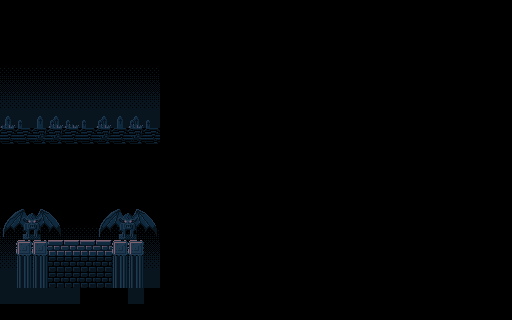

This game map was drawn from its Tiled (.tmx) file and the tilesets committed beside it. A one-line description and the full map source follow:
An orthogonal 32x20 tile map with 16x16 px tiles, 4 tile layers (Tile Layer 1, Tile Layer 2, Tile Layer 3, Tile Layer 4).

<map version="1.5" tiledversion="1.7.2" orientation="orthogonal" renderorder="right-down" width="32" height="20" tilewidth="16" tileheight="16" infinite="0" nextlayerid="6" nextobjectid="1">
 <tileset firstgid="1" source="../../Assets/Images/soulpieces.tsx" />
 <layer id="1" name="Tile Layer 1" width="32" height="20">
  <data encoding="csv">
0,0,0,0,0,0,0,0,0,0,0,0,0,0,0,0,0,0,0,0,0,0,0,0,0,0,0,0,0,0,0,0,
0,0,0,0,0,0,0,0,0,0,0,0,0,0,0,0,0,0,0,0,0,0,0,0,0,0,0,0,0,0,0,0,
5,5,5,5,5,5,5,5,5,5,0,0,0,0,0,0,0,0,0,0,0,0,0,0,0,0,0,0,0,0,0,0,
5,5,5,5,5,5,5,5,5,5,0,0,0,0,0,0,0,0,0,0,0,0,0,0,0,0,0,0,0,0,0,0,
21,21,21,21,21,21,21,21,21,21,0,0,0,0,0,0,0,0,0,0,0,0,0,0,0,0,0,0,0,0,0,0,
37,37,37,37,37,37,37,37,37,37,0,0,0,0,0,0,0,0,0,0,0,0,0,0,0,0,0,0,0,0,0,0,
53,53,53,53,53,53,53,53,53,53,0,0,0,0,0,0,0,0,0,0,0,0,0,0,0,0,0,0,0,0,0,0,
69,69,69,69,69,69,69,69,69,69,0,0,0,0,0,0,0,0,0,0,0,0,0,0,0,0,0,0,0,0,0,0,
5,5,5,5,5,5,5,5,5,5,0,0,0,0,0,0,0,0,0,0,0,0,0,0,0,0,0,0,0,0,0,0,
0,0,0,0,0,0,0,0,0,0,0,0,0,0,0,0,0,0,0,0,0,0,0,0,0,0,0,0,0,0,0,0,
0,0,0,0,0,0,0,0,0,0,0,0,0,0,0,0,0,0,0,0,0,0,0,0,0,0,0,0,0,0,0,0,
5,5,5,5,5,5,5,5,5,5,0,0,0,0,0,0,0,0,0,0,0,0,0,0,0,0,0,0,0,0,0,0,
5,5,5,5,5,5,5,5,5,5,0,0,0,0,0,0,0,0,0,0,0,0,0,0,0,0,0,0,0,0,0,0,
5,5,5,5,5,5,5,5,5,5,0,0,0,0,0,0,0,0,0,0,0,0,0,0,0,0,0,0,0,0,0,0,
21,21,21,21,21,21,21,21,21,21,0,0,0,0,0,0,0,0,0,0,0,0,0,0,0,0,0,0,0,0,0,0,
37,37,37,37,37,37,37,37,37,37,0,0,0,0,0,0,0,0,0,0,0,0,0,0,0,0,0,0,0,0,0,0,
53,53,53,53,53,53,53,53,53,53,0,0,0,0,0,0,0,0,0,0,0,0,0,0,0,0,0,0,0,0,0,0,
69,69,69,69,69,69,69,69,69,69,0,0,0,0,0,0,0,0,0,0,0,0,0,0,0,0,0,0,0,0,0,0,
69,69,69,69,69,0,0,0,69,0,0,0,0,0,0,0,0,0,0,0,0,0,0,0,0,0,0,0,0,0,0,0,
0,0,0,0,0,0,0,0,0,0,0,0,0,0,0,0,0,0,0,0,0,0,0,0,0,0,0,0,0,0,0,0
</data>
 </layer>
 <layer id="2" name="Tile Layer 2" width="32" height="20">
  <data encoding="csv">
0,0,0,0,0,0,0,0,0,0,0,0,0,0,0,0,0,0,0,0,0,0,0,0,0,0,0,0,0,0,0,0,
0,0,0,0,0,0,0,0,0,0,0,0,0,0,0,0,0,0,0,0,0,0,0,0,0,0,0,0,0,0,0,0,
0,0,0,0,0,0,0,0,0,0,0,0,0,0,0,0,0,0,0,0,0,0,0,0,0,0,0,0,0,0,0,0,
0,0,0,0,0,0,0,0,0,0,0,0,0,0,0,0,0,0,0,0,0,0,0,0,0,0,0,0,0,0,0,0,
0,0,0,0,0,0,0,0,0,0,0,0,0,0,0,0,0,0,0,0,0,0,0,0,0,0,0,0,0,0,0,0,
0,0,0,0,0,0,0,0,0,0,0,0,0,0,0,0,0,0,0,0,0,0,0,0,0,0,0,0,0,0,0,0,
0,0,0,0,0,0,0,0,0,0,0,0,0,0,0,0,0,0,0,0,0,0,0,0,0,0,0,0,0,0,0,0,
105,106,105,105,106,0,105,105,105,106,0,0,0,0,0,0,0,0,0,0,0,0,0,0,0,0,0,0,0,0,0,0,
0,0,0,0,0,0,0,0,0,0,0,0,0,0,0,0,0,0,0,0,0,0,0,0,0,0,0,0,0,0,0,0,
0,0,0,0,0,0,0,0,0,0,0,0,0,0,0,0,0,0,0,0,0,0,0,0,0,0,0,0,0,0,0,0,
0,0,0,0,0,0,0,0,0,0,0,0,0,0,0,0,0,0,0,0,0,0,0,0,0,0,0,0,0,0,0,0,
0,0,0,0,0,0,0,0,0,0,0,0,0,0,0,0,0,0,0,0,0,0,0,0,0,0,0,0,0,0,0,0,
0,0,0,0,0,0,0,0,0,0,0,0,0,0,0,0,0,0,0,0,0,0,0,0,0,0,0,0,0,0,0,0,
81,82,83,84,0,0,81,82,83,84,0,0,0,0,0,0,0,0,0,0,0,0,0,0,0,0,0,0,0,0,0,0,
97,98,99,100,0,0,97,98,99,100,0,0,0,0,0,0,0,0,0,0,0,0,0,0,0,0,0,0,0,0,0,0,
0,2,2,87,87,87,87,2,2,0,0,0,0,0,0,0,0,0,0,0,0,0,0,0,0,0,0,0,0,0,0,0,
0,65,65,102,102,102,102,65,65,0,0,0,0,0,0,0,0,0,0,0,0,0,0,0,0,0,0,0,0,0,0,0,
0,65,65,102,102,102,102,65,65,0,0,0,0,0,0,0,0,0,0,0,0,0,0,0,0,0,0,0,0,0,0,0,
0,0,0,0,0,0,0,0,0,0,0,0,0,0,0,0,0,0,0,0,0,0,0,0,0,0,0,0,0,0,0,0,
0,0,0,0,0,0,0,0,0,0,0,0,0,0,0,0,0,0,0,0,0,0,0,0,0,0,0,0,0,0,0,0
</data>
 </layer>
 <layer id="4" name="Tile Layer 3" width="32" height="20">
  <data encoding="csv">
0,0,0,0,0,0,0,0,0,0,0,0,0,0,0,0,0,0,0,0,0,0,0,0,0,0,0,0,0,0,0,0,
0,0,0,0,0,0,0,0,0,0,0,0,0,0,0,0,0,0,0,0,0,0,0,0,0,0,0,0,0,0,0,0,
0,0,0,0,0,0,0,0,0,0,0,0,0,0,0,0,0,0,0,0,0,0,0,0,0,0,0,0,0,0,0,0,
0,0,0,0,0,0,0,0,0,0,0,0,0,0,0,0,0,0,0,0,0,0,0,0,0,0,0,0,0,0,0,0,
0,0,0,0,0,0,0,0,0,0,0,0,0,0,0,0,0,0,0,0,0,0,0,0,0,0,0,0,0,0,0,0,
0,0,0,0,0,0,0,0,0,0,0,0,0,0,0,0,0,0,0,0,0,0,0,0,0,0,0,0,0,0,0,0,
0,0,0,0,0,0,0,0,0,0,0,0,0,0,0,0,0,0,0,0,0,0,0,0,0,0,0,0,0,0,0,0,
0,0,0,106,0,106,106,0,106,0,0,0,0,0,0,0,0,0,0,0,0,0,0,0,0,0,0,0,0,0,0,0,
49,49,49,49,49,49,49,49,49,49,0,0,0,0,0,0,0,0,0,0,0,0,0,0,0,0,0,0,0,0,0,0,
0,0,0,0,0,0,0,0,0,0,0,0,0,0,0,0,0,0,0,0,0,0,0,0,0,0,0,0,0,0,0,0,
0,0,0,0,0,0,0,0,0,0,0,0,0,0,0,0,0,0,0,0,0,0,0,0,0,0,0,0,0,0,0,0,
0,0,0,0,0,0,0,0,0,0,0,0,0,0,0,0,0,0,0,0,0,0,0,0,0,0,0,0,0,0,0,0,
0,0,0,0,0,0,0,0,0,0,0,0,0,0,0,0,0,0,0,0,0,0,0,0,0,0,0,0,0,0,0,0,
0,0,0,0,0,0,0,0,0,0,0,0,0,0,0,0,0,0,0,0,0,0,0,0,0,0,0,0,0,0,0,0,
0,0,0,0,0,0,0,0,0,0,0,0,0,0,0,0,0,0,0,0,0,0,0,0,0,0,0,0,0,0,0,0,
0,0,0,0,0,0,0,0,0,0,0,0,0,0,0,0,0,0,0,0,0,0,0,0,0,0,0,0,0,0,0,0,
0,0,0,0,0,0,0,0,0,0,0,0,0,0,0,0,0,0,0,0,0,0,0,0,0,0,0,0,0,0,0,0,
0,0,0,0,0,0,0,0,0,0,0,0,0,0,0,0,0,0,0,0,0,0,0,0,0,0,0,0,0,0,0,0,
0,0,0,0,0,0,0,0,0,0,0,0,0,0,0,0,0,0,0,0,0,0,0,0,0,0,0,0,0,0,0,0,
0,0,0,0,0,0,0,0,0,0,0,0,0,0,0,0,0,0,0,0,0,0,0,0,0,0,0,0,0,0,0,0
</data>
 </layer>
 <layer id="5" name="Tile Layer 4" width="32" height="20">
  <data encoding="csv">
0,0,0,0,0,0,0,0,0,0,0,0,0,0,0,0,0,0,0,0,0,0,0,0,0,0,0,0,0,0,0,0,
0,0,0,0,0,0,0,0,0,0,0,0,0,0,0,0,0,0,0,0,0,0,0,0,0,0,0,0,0,0,0,0,
0,0,0,0,0,0,0,0,0,0,0,0,0,0,0,0,0,0,0,0,0,0,0,0,0,0,0,0,0,0,0,0,
0,0,0,0,0,0,0,0,0,0,0,0,0,0,0,0,0,0,0,0,0,0,0,0,0,0,0,0,0,0,0,0,
0,0,0,0,0,0,0,0,0,0,0,0,0,0,0,0,0,0,0,0,0,0,0,0,0,0,0,0,0,0,0,0,
0,0,0,0,0,0,0,0,0,0,0,0,0,0,0,0,0,0,0,0,0,0,0,0,0,0,0,0,0,0,0,0,
0,0,0,0,0,0,0,0,0,0,0,0,0,0,0,0,0,0,0,0,0,0,0,0,0,0,0,0,0,0,0,0,
115,0,0,115,115,0,115,0,115,0,0,0,0,0,0,0,0,0,0,0,0,0,0,0,0,0,0,0,0,0,0,0,
0,0,51,51,0,0,51,0,51,0,0,0,0,0,0,0,0,0,0,0,0,0,0,0,0,0,0,0,0,0,0,0,
0,0,0,0,0,0,0,0,0,0,0,0,0,0,0,0,0,0,0,0,0,0,0,0,0,0,0,0,0,0,0,0,
0,0,0,0,0,0,0,0,0,0,0,0,0,0,0,0,0,0,0,0,0,0,0,0,0,0,0,0,0,0,0,0,
0,0,0,0,0,0,0,0,0,0,0,0,0,0,0,0,0,0,0,0,0,0,0,0,0,0,0,0,0,0,0,0,
0,0,0,0,0,0,0,0,0,0,0,0,0,0,0,0,0,0,0,0,0,0,0,0,0,0,0,0,0,0,0,0,
0,0,0,0,0,0,0,0,0,0,0,0,0,0,0,0,0,0,0,0,0,0,0,0,0,0,0,0,0,0,0,0,
0,0,0,0,0,0,0,0,0,0,0,0,0,0,0,0,0,0,0,0,0,0,0,0,0,0,0,0,0,0,0,0,
0,0,0,0,0,0,0,0,0,0,0,0,0,0,0,0,0,0,0,0,0,0,0,0,0,0,0,0,0,0,0,0,
0,0,0,0,0,0,0,0,0,0,0,0,0,0,0,0,0,0,0,0,0,0,0,0,0,0,0,0,0,0,0,0,
0,0,0,0,0,0,0,0,0,0,0,0,0,0,0,0,0,0,0,0,0,0,0,0,0,0,0,0,0,0,0,0,
0,0,0,0,0,0,0,0,0,0,0,0,0,0,0,0,0,0,0,0,0,0,0,0,0,0,0,0,0,0,0,0,
0,0,0,0,0,0,0,0,0,0,0,0,0,0,0,0,0,0,0,0,0,0,0,0,0,0,0,0,0,0,0,0
</data>
 </layer>
</map>
